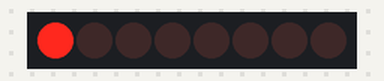
The sketch below on a simulated Arduino Uno, built with avr-gcc and run on an emulated ATmega328P. Shown: 8 shift-register outputs drawn as a row of LEDs (first output left, lit = HIGH). Wiring (inferred from the names in the program): shift register (74HC595): data pin 14; shift clock pin 16; latch pin 15. Wiring (inferred from the signals the program sends): row of LEDs: on Q0, Q1, Q2, Q3, Q4, Q5, Q6, Q7.

Above: at 1.05 s.
At 1.65 s:
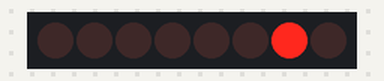
At 2.25 s:
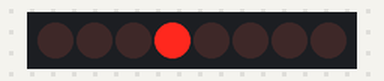
At 2.75 s:
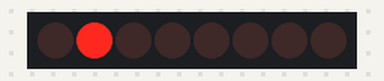
At 3.4 s:
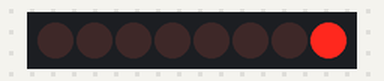
At 4.45 s:
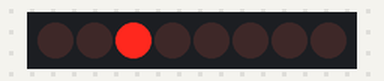
Timing chart, 0 to 4.8 s (numbered marks = the images above):
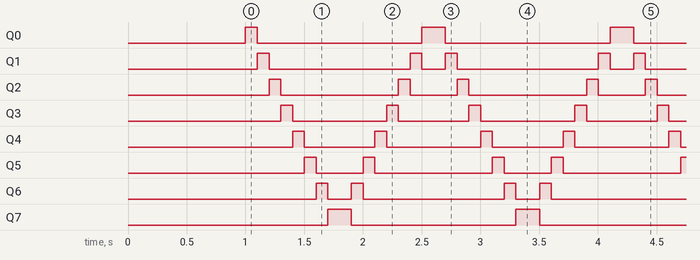

The sketch:

Demo-ShiftRegister.ino
```cpp
/*
 * Demo: Shift Register
 *
 * Component: SN74HC595N by Texas Instruments (TI)
 *
 * References:
 *  << (bitwise operator): https://www.arduino.cc/reference/en/language/structure/bitwise-operators/bitshiftleft/
 *  shiftOut(): https://www.arduino.cc/reference/en/language/functions/advanced-io/shiftout/
 *
 * @author: Gerald.Hurdle@AlgonquinCollege.com
 */
int SER = 14; //data
int LATCH = 15; //RCLK
int CLOCK = 16; //SRCLK
int value = 170;


void setup() {
  pinMode(SER, OUTPUT);
  pinMode(CLOCK, OUTPUT);
  pinMode(LATCH, OUTPUT);

  digitalWrite(SER, LOW);
  digitalWrite(CLOCK, LOW);
  digitalWrite(LATCH, LOW);

  delay(1000);
}

void loop() {
//Forwards
byte theBits = 1;
for (int i = 0; i < 8; i++) {
//ground latchPin and hold low for as long as you
// are transmitting
digitalWrite(LATCH, LOW);
shiftOut(SER, CLOCK, MSBFIRST, theBits);
digitalWrite(LATCH, HIGH);

delay(100);

theBits <<= 1;
}

//Backwards
byte theBitsB = 1;
for (int i = 8; i > 0; i--) {
//ground latchPin and hold low for as long as you
// are transmitting
digitalWrite(LATCH, LOW);
shiftOut(SER, CLOCK, LSBFIRST, theBitsB);
digitalWrite(LATCH, HIGH);

delay(100);

theBitsB <<= 1;
}
}
```

Measured:
- by itself, Q0: repeats every 1.6 s: LOW 1.4 s, HIGH 0.20 s
- by itself, Q1: repeats every 1.6 s: LOW 1.2 s, HIGH 0.10 s, LOW 0.20 s, HIGH 0.10 s
- by itself, Q2: repeats every 1.6 s: LOW 1.0 s, HIGH 0.10 s, LOW 0.40 s, HIGH 0.10 s
- by itself, Q3: repeats every 1.6 s: LOW 0.80 s, HIGH 0.10 s, LOW 0.60 s, HIGH 0.10 s
- by itself, Q4: repeats every 1.6 s: LOW 0.60 s, HIGH 0.10 s, LOW 0.80 s, HIGH 0.10 s
- by itself, Q5: repeats every 1.6 s: LOW 0.40 s, HIGH 0.10 s, LOW 1.0 s, HIGH 0.10 s
- by itself, Q6: repeats every 1.6 s: LOW 0.20 s, HIGH 0.10 s, LOW 1.2 s, HIGH 0.10 s
- by itself, Q7: alternates HIGH for 0.20 s and LOW for 1.4 s
